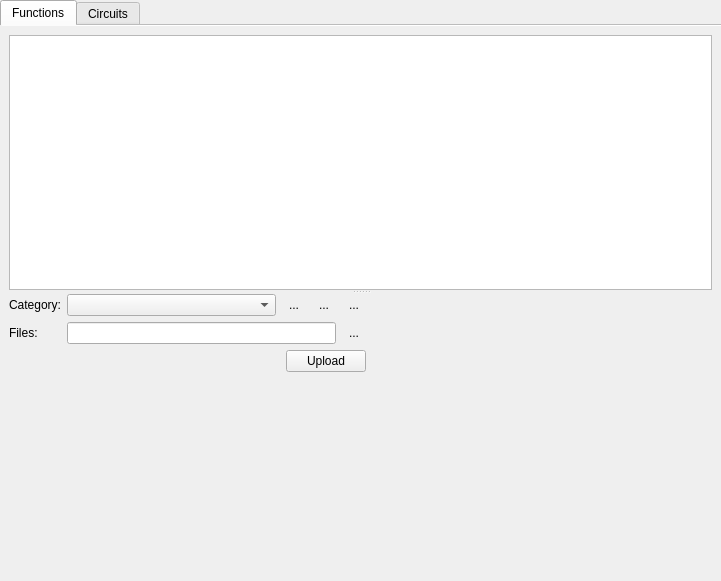
<?xml version="1.0" encoding="UTF-8"?>
<ui version="4.0">
 <class>MainWidget</class>
 <widget class="QWidget" name="MainWidget">
  <property name="geometry">
   <rect>
    <x>0</x>
    <y>0</y>
    <width>721</width>
    <height>581</height>
   </rect>
  </property>
  <property name="windowTitle">
   <string>RevLib Administrator</string>
  </property>
  <layout class="QVBoxLayout" name="verticalLayout">
   <property name="margin">
    <number>0</number>
   </property>
   <item>
    <widget class="QTabWidget" name="tabWidget">
     <property name="currentIndex">
      <number>0</number>
     </property>
     <property name="documentMode">
      <bool>true</bool>
     </property>
     <widget class="QWidget" name="tab">
      <attribute name="title">
       <string>Functions</string>
      </attribute>
      <layout class="QVBoxLayout" name="verticalLayout_3">
       <item>
        <widget class="QSplitter" name="splitter">
         <property name="orientation">
          <enum>Qt::Vertical</enum>
         </property>
         <widget class="FunctionsTableWidget" name="functions"/>
         <widget class="QWidget" name="widget" native="true">
          <layout class="QHBoxLayout" name="horizontalLayout_4">
           <property name="margin">
            <number>0</number>
           </property>
           <item>
            <widget class="QWidget" name="widget_5" native="true">
             <layout class="QVBoxLayout" name="verticalLayout_2">
              <property name="margin">
               <number>0</number>
              </property>
              <item>
               <widget class="QWidget" name="widget_4" native="true">
                <layout class="QFormLayout" name="formLayout">
                 <property name="margin">
                  <number>0</number>
                 </property>
                 <item row="0" column="0">
                  <widget class="QLabel" name="label">
                   <property name="text">
                    <string>Category:</string>
                   </property>
                  </widget>
                 </item>
                 <item row="0" column="1">
                  <widget class="QWidget" name="widget_2" native="true">
                   <layout class="QHBoxLayout" name="horizontalLayout">
                    <property name="margin">
                     <number>0</number>
                    </property>
                    <item>
                     <widget class="CategoryComboBox" name="categories">
                      <property name="minimumSize">
                       <size>
                        <width>200</width>
                        <height>0</height>
                       </size>
                      </property>
                     </widget>
                    </item>
                    <item>
                     <widget class="QToolButton" name="add_category">
                      <property name="text">
                       <string>...</string>
                      </property>
                      <property name="autoRaise">
                       <bool>true</bool>
                      </property>
                     </widget>
                    </item>
                    <item>
                     <widget class="QToolButton" name="delete_category">
                      <property name="text">
                       <string>...</string>
                      </property>
                      <property name="autoRaise">
                       <bool>true</bool>
                      </property>
                     </widget>
                    </item>
                    <item>
                     <widget class="QToolButton" name="edit_category">
                      <property name="text">
                       <string>...</string>
                      </property>
                      <property name="autoRaise">
                       <bool>true</bool>
                      </property>
                     </widget>
                    </item>
                   </layout>
                  </widget>
                 </item>
                 <item row="1" column="0">
                  <widget class="QLabel" name="label_2">
                   <property name="text">
                    <string>Files:</string>
                   </property>
                  </widget>
                 </item>
                 <item row="1" column="1">
                  <widget class="QWidget" name="widget_3" native="true">
                   <layout class="QHBoxLayout" name="horizontalLayout_2">
                    <property name="margin">
                     <number>0</number>
                    </property>
                    <item>
                     <widget class="QLineEdit" name="files_edit">
                      <property name="minimumSize">
                       <size>
                        <width>200</width>
                        <height>0</height>
                       </size>
                      </property>
                      <property name="readOnly">
                       <bool>true</bool>
                      </property>
                     </widget>
                    </item>
                    <item>
                     <widget class="QToolButton" name="select_files">
                      <property name="text">
                       <string>...</string>
                      </property>
                      <property name="autoRaise">
                       <bool>true</bool>
                      </property>
                     </widget>
                    </item>
                   </layout>
                  </widget>
                 </item>
                </layout>
               </widget>
              </item>
              <item>
               <widget class="QWidget" name="widget_6" native="true">
                <layout class="QHBoxLayout" name="horizontalLayout_3">
                 <property name="margin">
                  <number>0</number>
                 </property>
                 <item>
                  <spacer name="horizontalSpacer">
                   <property name="orientation">
                    <enum>Qt::Horizontal</enum>
                   </property>
                   <property name="sizeHint" stdset="0">
                    <size>
                     <width>283</width>
                     <height>20</height>
                    </size>
                   </property>
                  </spacer>
                 </item>
                 <item>
                  <widget class="QPushButton" name="upload_button">
                   <property name="text">
                    <string>Upload</string>
                   </property>
                  </widget>
                 </item>
                </layout>
               </widget>
              </item>
              <item>
               <spacer name="verticalSpacer">
                <property name="orientation">
                 <enum>Qt::Vertical</enum>
                </property>
                <property name="sizeHint" stdset="0">
                 <size>
                  <width>20</width>
                  <height>132</height>
                 </size>
                </property>
               </spacer>
              </item>
             </layout>
            </widget>
           </item>
           <item>
            <spacer name="horizontalSpacer_2">
             <property name="orientation">
              <enum>Qt::Horizontal</enum>
             </property>
             <property name="sizeHint" stdset="0">
              <size>
               <width>351</width>
               <height>20</height>
              </size>
             </property>
            </spacer>
           </item>
          </layout>
         </widget>
        </widget>
       </item>
      </layout>
     </widget>
     <widget class="QWidget" name="tab_2">
      <attribute name="title">
       <string>Circuits</string>
      </attribute>
     </widget>
    </widget>
   </item>
  </layout>
 </widget>
 <customwidgets>
  <customwidget>
   <class>CategoryComboBox</class>
   <extends>QComboBox</extends>
   <header location="global">core/CategoryComboBox.h</header>
  </customwidget>
  <customwidget>
   <class>FunctionsTableWidget</class>
   <extends>QTableWidget</extends>
   <header location="global">core/FunctionsTableWidget.h</header>
  </customwidget>
 </customwidgets>
 <resources/>
 <connections/>
</ui>
